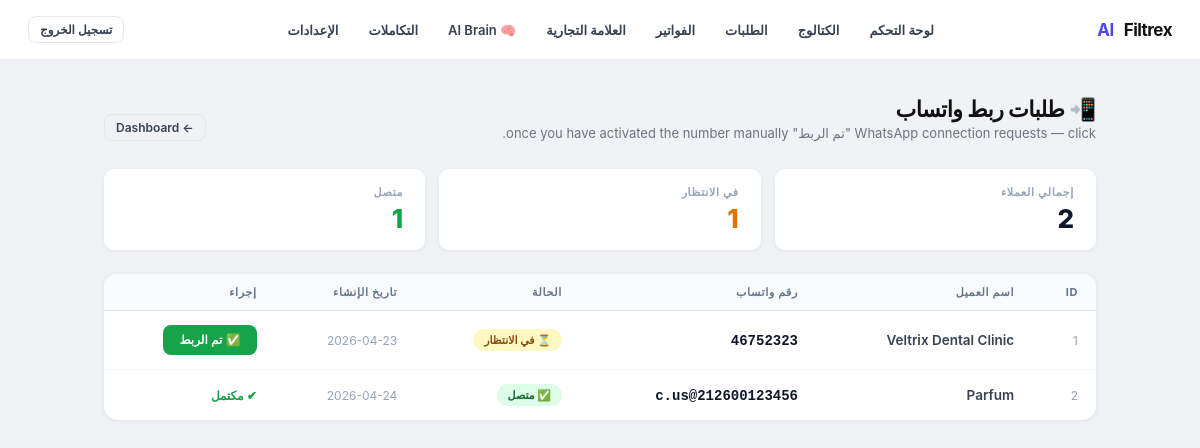
Page /admin/whatsapp-requests (signed in) on the earlier database version.
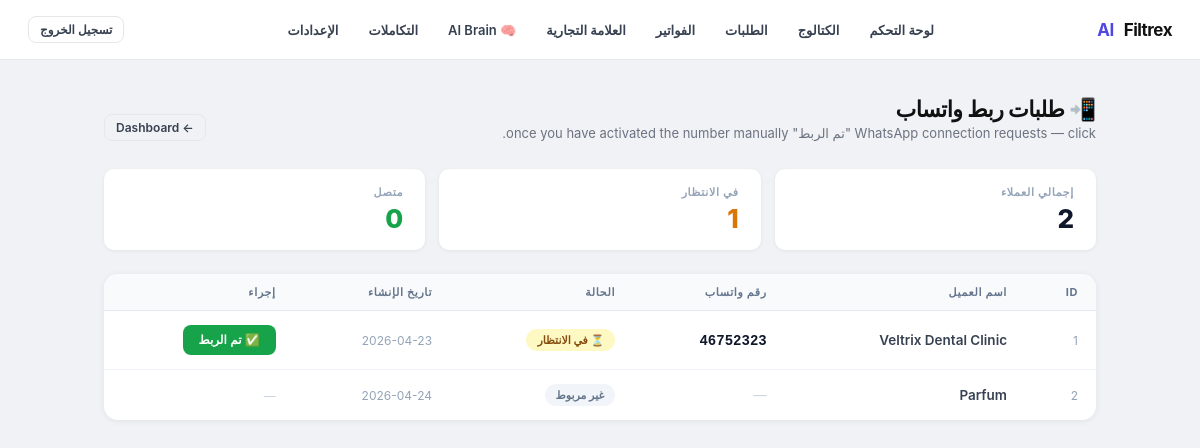
Same page on the later database version.
### tables this page shows
CREATE TABLE clients (
                id                INTEGER PRIMARY KEY AUTOINCREMENT,
                name              TEXT NOT NULL,
                business_type     TEXT DEFAULT 'clinic',
                default_language  TEXT DEFAULT 'ar',
                currency          TEXT DEFAULT 'MAD',
                timezone          TEXT DEFAULT 'Africa/Casablanca',
                admin_whatsapp    TEXT,
                ultramsg_instance TEXT,
                ultramsg_token    TEXT,
                is_active         INTEGER DEFAULT 1,
                created_at        TEXT DEFAULT (datetime('now'))
            , whatsapp_connected INTEGER DEFAULT 0, onboarding_step INTEGER DEFAULT 0, referral_code   TEXT, referred_by     INTEGER, referral_count  INTEGER DEFAULT 0, brand_name          TEXT, logo_url            TEXT, primary_color       TEXT DEFAULT '#4f46e5', custom_domain       TEXT, white_label_enabled INTEGER DEFAULT 0, business_whatsapp_number TEXT, whatsapp_connection_status TEXT DEFAULT 'not_connected', whatsapp_provider TEXT DEFAULT 'ultramsg', plan TEXT DEFAULT 'free', subscription_id TEXT, subscription_status TEXT DEFAULT 'inactive', is_trial          INTEGER DEFAULT 0, trial_started_at  TEXT, trial_ends_at     TEXT, affiliate_enabled  INTEGER DEFAULT 1, affiliate_code     TEXT, affiliate_earnings REAL    DEFAULT 0.0, affiliate_rate     REAL    DEFAULT 0.20, assistant_tone        TEXT DEFAULT 'friendly', assistant_goal        TEXT DEFAULT 'book_appointments', business_description  TEXT DEFAULT '', policies              TEXT DEFAULT '', fallback_message      TEXT DEFAULT '');

### app.py (the view)
@app.route("/admin/whatsapp-requests")
def admin_whatsapp_requests():
    guard = _admin_guard()
    if guard:
        return guard
    if _session_client_id() != 1:
        return "Forbidden", 403
    con = get_db_connection()
    try:
        rows = con.execute("""
            SELECT id, name,
                   business_whatsapp_number,
                   whatsapp_connection_status,
                   created_at
            FROM   clients
            ORDER  BY
                   CASE whatsapp_connection_status
                       WHEN 'pending'   THEN 0
                       WHEN 'connected' THEN 1
                       ELSE 2
                   END,
                   id DESC
        """).fetchall()
        clients_list = [dict(r) for r in rows]
    finally:
        con.close()
    return render_template(
        "admin/whatsapp_requests.html",
        clients=clients_list,
        active="whatsapp_requests",
    )

### app.py (called while the page is built)
@app.context_processor
def _inject_branding():
    return {"branding": getattr(g, "branding", {"brand_name": "Filtrex AI",
                                                  "logo_url": None,
                                                  "primary_color": "#4f46e5",
                                                  "white_label_enabled": 0})}

def t(key, lang="en"):
    lang = lang if lang in TRANSLATIONS else "en"
    return TRANSLATIONS[lang].get(key) or TRANSLATIONS["en"].get(key, key)

@app.context_processor
def _inject_lang():
    cid = session.get("client_id")
    lang = "en"
    if cid:
        _con = sqlite3.connect("bookings.db", timeout=10)
        _con.row_factory = sqlite3.Row
        try:
            _row = _con.execute(
                "SELECT default_language FROM clients WHERE id=?", (cid,)
            ).fetchone()
        finally:
            _con.close()
        if _row:
            lang = _row["default_language"] or "en"
    return {"lang": lang, "t": t}

def get_db_connection():
    con = sqlite3.connect(DB_FILE, timeout=10)
    con.row_factory = sqlite3.Row
    return con

def _session_client_id():
    cid = session.get("client_id")
    return int(cid) if cid else CLIENT_ID

def _admin_guard():
    if not session.get("logged_in"):
        return redirect(url_for("login"))
    cid = session.get("client_id")
    if cid:
        print(f"[AUTH_CLIENT_ID] client_id={cid} path={request.path}")
    return None

### templates/admin/whatsapp_requests.html (shortened to what this page needs)
{% extends "admin/layout.html" %}
{% block content %}
<div class="page-head">
  <div>
    <h1 class="page-title">📲 طلبات ربط واتساب</h1>
    <p class="page-sub">WhatsApp connection requests — click "تم الربط" once you have activated the number manually.</p>
  </div>
  <a href="/admin/dashboard" class="btn btn-ghost btn-sm">← Dashboard</a>
</div>
{% set pending_n   = clients | selectattr("whatsapp_connection_status", "equalto", "pending")   | list | length %}
{% set connected_n = clients | selectattr("whatsapp_connection_status", "equalto", "connected") | list | length %}
<div class="wr-stats">
  <div class="wr-stat">
    <div class="wr-stat-lbl">إجمالي العملاء</div>
    <div class="wr-stat-val">{{ clients | length }}</div>
  </div>
  <div class="wr-stat">
    <div class="wr-stat-lbl">في الانتظار</div>
    <div class="wr-stat-val yellow">{{ pending_n }}</div>
  </div>
  <div class="wr-stat">
    <div class="wr-stat-lbl">متصل</div>
    <div class="wr-stat-val green">{{ connected_n }}</div>
  </div>
</div>
<div class="wr-card">
  {% if clients %}
  <table>
    <thead>
      <tr>
        <th>ID</th>
        <th>اسم العميل</th>
        <th>رقم واتساب</th>
        <th>الحالة</th>
        <th>تاريخ الإنشاء</th>
        <th>إجراء</th>
      </tr>
    </thead>
    <tbody>
      {% for c in clients %}
      <tr>
        <td style="color:#94a3b8;font-size:12px;">{{ c.id }}</td>
        <td style="font-weight:600;">{{ c.name }}</td>
        <td>
          {% if c.business_whatsapp_number %}
            <span class="num">{{ c.business_whatsapp_number }}</span>
          {% else %}
            <span style="color:#cbd5e1;">—</span>
          {% endif %}
        </td>
        <td>
          {% set s = c.whatsapp_connection_status or 'not_connected' %}
          {% if s == 'connected' %}
            <span class="badge badge-connected">✅ متصل</span>
          {% elif s == 'pending' %}
            <span class="badge badge-pending">⏳ في الانتظار</span>
          {% else %}
            <span class="badge badge-not">غير مربوط</span>
          {% endif %}
        </td>
        <td style="font-size:12px;color:#94a3b8;">
          {{ (c.created_at or '')[:10] }}
        </td>
        <td>
          {% if c.whatsapp_connection_status == 'pending' and c.business_whatsapp_number %}
          <form method="POST"
                action="/admin/whatsapp-requests/{{ c.id }}/complete"
                onsubmit="return confirm('تأكيد تفعيل ربط واتساب للعميل: {{ c.name }}؟')">
            <button type="submit" class="btn-mark">
              ✅ تم الربط
            </button>
          </form>
          {% elif c.whatsapp_connection_status == 'connected' %}
            <span style="font-size:12px;color:#16a34a;font-weight:600;">✔ مكتمل</span>
          {% else %}
            <span style="font-size:12px;color:#cbd5e1;">—</span>
          {% endif %}
        </td>
      </tr>
      {% endfor %}
    </tbody>
  </table>
  {% else %}
  <div class="empty-state">
    <div class="empty-icon">📵</div>
    <div class="empty-lbl">لا توجد طلبات ربط حتى الآن</div>
    <div class="empty-sub">سيظهر هنا العملاء الذين أرسلوا رقمهم لطلب الربط.</div>
  </div>
  {% endif %}
</div>
{% endblock %}

### templates/admin/layout.html (shortened to what this page needs)
<!DOCTYPE html>
<html lang="{{ lang }}" dir="{{ 'rtl' if lang == 'ar' else 'ltr' }}">
<head>
</head>
<body>
<nav class="nav">
  <div class="nav-brand">
    {% if branding.logo_url %}
      <img src="{{ branding.logo_url }}" alt="{{ branding.brand_name }}"
           style="height:32px;width:auto;object-fit:contain;border-radius:4px;" />
    {% else %}
      {% set _parts = branding.brand_name.split() %}
      {% if _parts|length >= 2 %}
        {{ _parts[:-1]|join(' ') }} <span>{{ _parts[-1] }}</span>
      {% else %}
        <span>{{ branding.brand_name }}</span>
      {% endif %}
    {% endif %}
  </div>
  <div class="nav-links">
    <a href="/admin/dashboard" class="nav-link {% if active=='dashboard' %}active{% endif %}">{{ t("nav_dashboard", lang) }}</a>
    <a href="/admin/catalog" class="nav-link {% if active=='catalog' %}active{% endif %}">{{ t("nav_catalog", lang) }}</a>
    <a href="/admin/orders" class="nav-link {% if active=='orders' %}active{% endif %}">{{ t("nav_orders", lang) }}</a>
    <a href="/admin/billing" class="nav-link {% if active=='billing' %}active{% endif %}">{{ t("nav_billing", lang) }}</a>
    <a href="/admin/branding" class="nav-link {% if active=='branding' %}active{% endif %}">{{ t("nav_branding", lang) }}</a>
    <a href="/admin/ai-brain" class="nav-link {% if active=='ai-brain' %}active{% endif %}">🧠 AI Brain</a>
    <a href="/admin/integrations" class="nav-link {% if active=='integrations' %}active{% endif %}">{{ t("nav_integrations", lang) }}</a>
    <a href="/admin/settings" class="nav-link {% if active=='settings' %}active{% endif %}">{{ t("nav_settings", lang) }}</a>
  </div>
  <div class="nav-right">
    <a href="/logout" class="btn btn-ghost btn-sm">{{ t("nav_logout", lang) }}</a>
  </div>
</nav>
<div class="shell">
  {% block content %}{% endblock %}
</div>
</body>
</html>

Differences in the rows shown:
changed clients "Parfum": business_whatsapp_number "212600123456@c.us" → (not shown); now shows "—"; whatsapp_connection_status "✅ متصل ✔ مكتمل" → "غير مربوط —"
Other differences:
{{ connected_n }}: "1" → "0"
